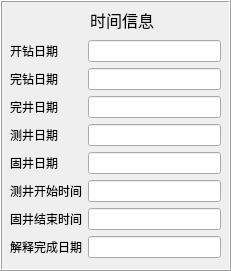
     <widget class="QFrame" name="frame_3">
      <property name="geometry">
       <rect>
        <x>20</x>
        <y>330</y>
        <width>231</width>
        <height>271</height>
       </rect>
      </property>
      <property name="styleSheet">
       <string notr="true">font: 10pt &quot;黑体&quot;;</string>
      </property>
      <property name="frameShape">
       <enum>QFrame::Box</enum>
      </property>
      <property name="frameShadow">
       <enum>QFrame::Raised</enum>
      </property>
      <widget class="QLabel" name="label_46">
       <property name="geometry">
        <rect>
         <x>90</x>
         <y>10</y>
         <width>71</width>
         <height>20</height>
        </rect>
       </property>
       <property name="font">
        <font>
         <family>黑体</family>
         <pointsize>12</pointsize>
         <weight>50</weight>
         <italic>false</italic>
         <bold>false</bold>
        </font>
       </property>
       <property name="styleSheet">
        <string notr="true">font: 12pt &quot;黑体&quot;;</string>
       </property>
       <property name="text">
        <string>时间信息</string>
       </property>
      </widget>
      <widget class="QWidget" name="layoutWidget">
       <property name="geometry">
        <rect>
         <x>10</x>
         <y>40</y>
         <width>211</width>
         <height>221</height>
        </rect>
       </property>
       <property name="styleSheet">
        <string notr="true">font: 10pt &quot;黑体&quot;;</string>
       </property>
       <layout class="QGridLayout" name="gridLayout_7">
        <item row="0" column="0">
         <widget class="QLabel" name="label_19">
          <property name="styleSheet">
           <string notr="true">font: 10pt &quot;黑体&quot;;</string>
          </property>
          <property name="text">
           <string>开钻日期</string>
          </property>
         </widget>
        </item>
        <item row="0" column="1">
         <widget class="QLineEdit" name="lineEdit_20">
          <property name="styleSheet">
           <string notr="true">font: 10pt &quot;黑体&quot;;</string>
          </property>
         </widget>
        </item>
        <item row="1" column="0">
         <widget class="QLabel" name="label_15">
          <property name="styleSheet">
           <string notr="true">font: 10pt &quot;黑体&quot;;</string>
          </property>
          <property name="text">
           <string>完钻日期</string>
          </property>
         </widget>
        </item>
        <item row="1" column="1">
         <widget class="QLineEdit" name="lineEdit_21">
          <property name="styleSheet">
           <string notr="true">font: 10pt &quot;黑体&quot;;</string>
          </property>
          <property name="text">
           <string/>
          </property>
         </widget>
        </item>
        <item row="2" column="0">
         <widget class="QLabel" name="label_34">
          <property name="styleSheet">
           <string notr="true">font: 10pt &quot;黑体&quot;;</string>
          </property>
          <property name="text">
           <string>完井日期</string>
          </property>
         </widget>
        </item>
        <item row="2" column="1">
         <widget class="QLineEdit" name="lineEdit_39">
          <property name="styleSheet">
           <string notr="true">font: 10pt &quot;黑体&quot;;</string>
          </property>
          <property name="text">
           <string/>
          </property>
         </widget>
        </item>
        <item row="3" column="0">
         <widget class="QLabel" name="label_35">
          <property name="styleSheet">
           <string notr="true">font: 10pt &quot;黑体&quot;;</string>
          </property>
          <property name="text">
           <string>测井日期</string>
          </property>
         </widget>
        </item>
        <item row="3" column="1">
         <widget class="QLineEdit" name="lineEdit_40">
          <property name="styleSheet">
           <string notr="true">font: 10pt &quot;黑体&quot;;</string>
          </property>
          <property name="text">
           <string/>
          </property>
         </widget>
        </item>
        <item row="4" column="0">
         <widget class="QLabel" name="label_18">
          <property name="styleSheet">
           <string notr="true">font: 10pt &quot;黑体&quot;;</string>
          </property>
          <property name="text">
           <string>固井日期</string>
          </property>
         </widget>
        </item>
        <item row="4" column="1">
         <widget class="QLineEdit" name="lineEdit_22">
          <property name="styleSheet">
           <string notr="true">font: 10pt &quot;黑体&quot;;</string>
          </property>
          <property name="text">
           <string/>
          </property>
         </widget>
        </item>
        <item row="5" column="0">
         <widget class="QLabel" name="label_82">
          <property name="styleSheet">
           <string notr="true">font: 10pt &quot;黑体&quot;;</string>
          </property>
          <property name="text">
           <string>测井开始时间</string>
          </property>
         </widget>
        </item>
        <item row="5" column="1">
         <widget class="QLineEdit" name="lineEdit_104">
          <property name="styleSheet">
           <string notr="true">font: 10pt &quot;黑体&quot;;</string>
          </property>
          <property name="text">
           <string/>
          </property>
         </widget>
        </item>
        <item row="6" column="0">
         <widget class="QLabel" name="label_81">
          <property name="styleSheet">
           <string notr="true">font: 10pt &quot;黑体&quot;;</string>
          </property>
          <property name="text">
           <string>固井结束时间</string>
          </property>
         </widget>
        </item>
        <item row="6" column="1">
         <widget class="QLineEdit" name="lineEdit_101">
          <property name="styleSheet">
           <string notr="true">font: 10pt &quot;黑体&quot;;</string>
          </property>
         </widget>
        </item>
        <item row="7" column="0">
         <widget class="QLabel" name="label_50">
          <property name="styleSheet">
           <string notr="true">font: 10pt &quot;黑体&quot;;</string>
          </property>
          <property name="text">
           <string>解释完成日期</string>
          </property>
         </widget>
        </item>
        <item row="7" column="1">
         <widget class="QLineEdit" name="lineEdit_55">
          <property name="styleSheet">
           <string notr="true">font: 10pt &quot;黑体&quot;;</string>
          </property>
         </widget>
        </item>
       </layout>
      </widget>
     </widget>
